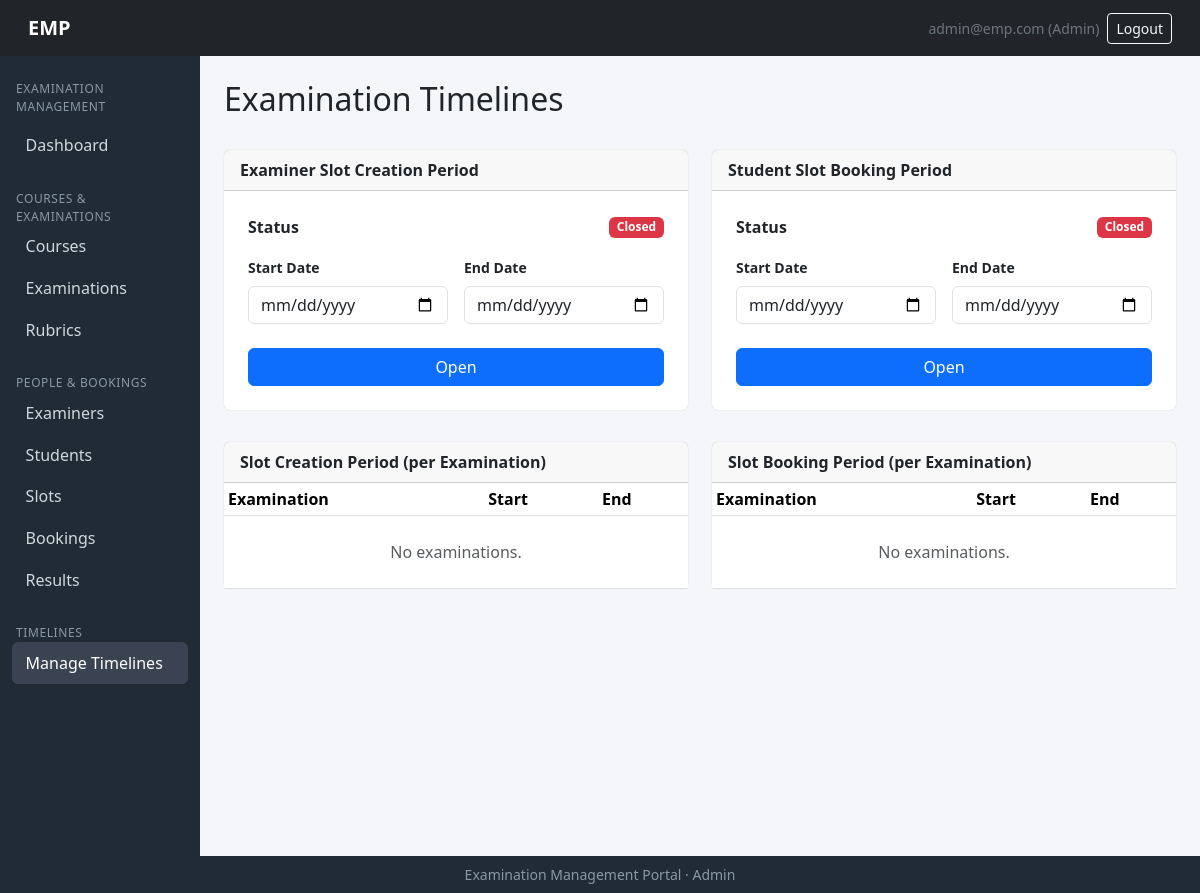
The page /admin/timelines (signed in) on the database as committed earlier.
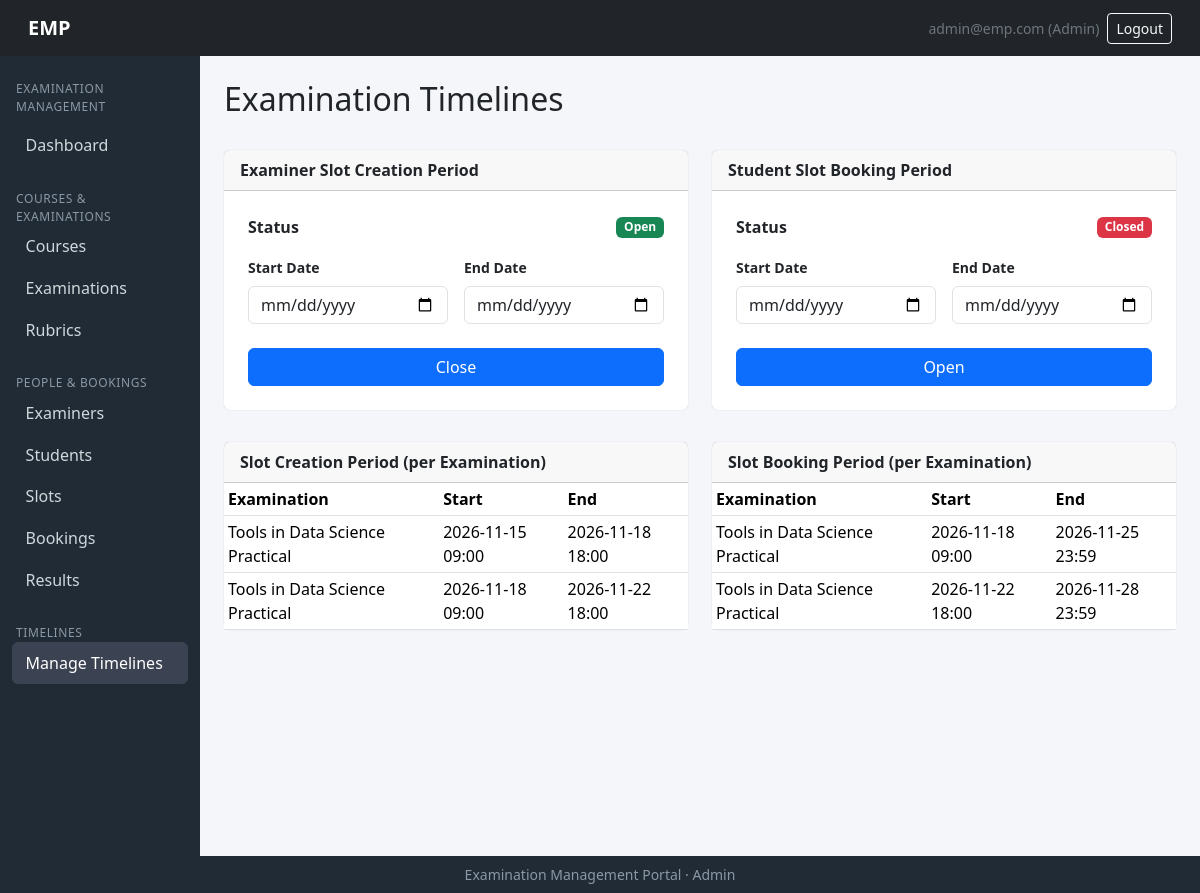
The same page on the database as committed later.
### models/models.py (models this page shows)
class Examination(db.Model):
    __tablename__ = "examinations"
    id   = db.Column(db.Integer, primary_key=True)
    course_id = db.Column(db.Integer, db.ForeignKey("courses.id"), nullable=False)
    name     = db.Column(db.String(150), nullable=False)
    exam_type= db.Column(db.String(30), nullable=False)   # Viva|Practical|Project Demo|Assessment
    duration = db.Column(db.Integer, nullable=False)       # in minutes ig?
    max_marks = db.Column(db.Integer, nullable=False)
    slot_creation_start = db.Column(db.DateTime)
    slot_creation_end=db.Column(db.DateTime)
    slot_booking_start  = db.Column(db.DateTime)
    slot_booking_end  = db.Column(db.DateTime)
    status = db.Column(db.String(20), default="draft")  # draft|slot_creation|booking_open|closed|completed perhaps
    rubrics = db.relationship("Rubric", backref="exam")
    slots  = db.relationship("ExaminationSlot", backref="exam")

### routes/admin_routes.py (the view)
@admin_bp.route('/timelines')
@login_required
def timelines():
    if not admin_only():
        return redirect(url_for('auth.login'))
    slot_creation_open = Examination.query.filter_by(status='slot_creation').first() is not None
    booking_open = Examination.query.filter_by(status='booking_open').first() is not None
    exams_timeline = [{
        'name': e.name,
        'slot_start': e.slot_creation_start.strftime('%Y-%m-%d %H:%M') if e.slot_creation_start else '—',
        'slot_end': e.slot_creation_end.strftime('%Y-%m-%d %H:%M') if e.slot_creation_end else '—',
        'booking_start': e.slot_booking_start.strftime('%Y-%m-%d %H:%M') if e.slot_booking_start else '—',
        'booking_end': e.slot_booking_end.strftime('%Y-%m-%d %H:%M') if e.slot_booking_end else '—'
    } for e in Examination.query.all()]
    return render_template('admin/timelines.html',
                           slot_creation_open=slot_creation_open,
                           booking_open=booking_open,
                           slot_start_date='',
                           slot_end_date='',
                           booking_start_date='',
                           booking_end_date='',
                           exams_timeline=exams_timeline)

### app.py (called while the page is built)
@login_manager.user_loader
def load_user(user_id):
    return User.query.get(int(user_id))

### routes/admin_routes.py (called while the page is built)
def admin_only():
    if current_user.role != 'admin':
        flash('Access denied.', 'danger')
        return False
    return True

### templates/admin/timelines.html (shortened to what the changed rows need)
{% extends "admin/base_admin.html" %}
{% import "admin/_macros.html" as macros %}
{% block content %}
<div class="d-flex justify-content-between align-items-center mb-4">
    <h2>Examination Timelines</h2>
</div>
<div class="row g-4">
    <div class="col-lg-6">
        <div class="card">
            <div class="card-body p-4">
                <form method="POST" action="{{ url_for('admin.slot_creation') }}">
                    <div class="d-flex justify-content-between align-items-center mb-3">
                        <span class="fw-semibold">Status</span>
                        {% if slot_creation_open %}
                            <span class="badge bg-success">Open</span>
                        {% else %}
                            <span class="badge bg-danger">Closed</span>
                        {% endif %}
                    </div>
                    <div class="row g-3">
                        <div class="col-md-6">
                        </div>
                        <div class="col-md-6">
                        </div>
                    </div>
                    <button type="submit" class="btn btn-primary w-100 mt-2">{{ 'Close' if slot_creation_open else 'Open' }}</button>
                </form>
            </div>
        </div>
    </div>
</div>
<div class="row g-4 mt-2">
    <div class="col-lg-6">
        <div class="card">
            <div class="table-responsive">
                <table class="table table-sm table-hover mb-0">
                    <thead>
                        <tr>
                            <th>Examination</th>
                            <th>Start</th>
                            <th>End</th>
                        </tr>
                    </thead>
                    <tbody>
                        {% for e in exams_timeline %}
                            <tr>
                                <td>{{ e.name }}</td>
                                <td>{{ e.slot_start }}</td>
                                <td>{{ e.slot_end }}</td>
                            </tr>
                        {% else %}
                            <tr><td colspan="3" class="text-center text-muted py-4">No examinations.</td></tr>
                        {% endfor %}
                    </tbody>
                </table>
            </div>
        </div>
    </div>
    <div class="col-lg-6">
        <div class="card">
            <div class="table-responsive">
                <table class="table table-sm table-hover mb-0">
                    <thead>
                        <tr>
                            <th>Examination</th>
                            <th>Start</th>
                            <th>End</th>
                        </tr>
                    </thead>
                    <tbody>
                        {% for e in exams_timeline %}
                            <tr>
                                <td>{{ e.name }}</td>
                                <td>{{ e.booking_start }}</td>
                                <td>{{ e.booking_end }}</td>
                            </tr>
                        {% else %}
                            <tr><td colspan="3" class="text-center text-muted py-4">No examinations.</td></tr>
                        {% endfor %}
                    </tbody>
                </table>
            </div>
        </div>
    </div>
</div>
{% endblock %}

Rows that differ between the two databases and show on the page:
added Examination: name "Tools in Data Science Practical", slot_start "2026-11-15 09:00", slot_end "2026-11-18 18:00", booking_start "2026-11-18 09:00", booking_end "2026-11-25 23:59"
added Examination: name "Tools in Data Science Practical", slot_start "2026-11-18 09:00", slot_end "2026-11-22 18:00", booking_start "2026-11-22 18:00", booking_end "2026-11-28 23:59"
Other text that changed with them:
{{ 'Close' if slot_creation_open else 'Open' }}: "Open" → "Close"
text no longer shown: "Closed No examinations. No examinations."
text now shown: "Open"
